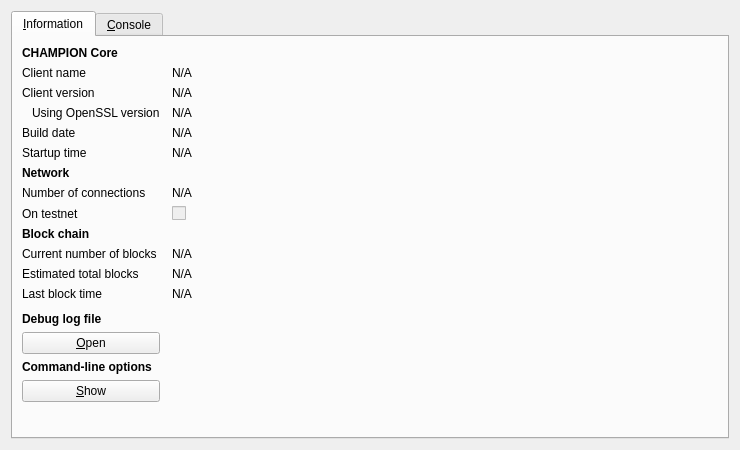
<?xml version="1.0" encoding="UTF-8"?>
<ui version="4.0">
 <class>RPCConsole</class>
 <widget class="QDialog" name="RPCConsole">
  <property name="geometry">
   <rect>
    <x>0</x>
    <y>0</y>
    <width>740</width>
    <height>450</height>
   </rect>
  </property>
  <property name="windowTitle">
   <string>CHAMPION - Debug window</string>
  </property>
  <layout class="QVBoxLayout" name="verticalLayout_2">
   <item>
    <widget class="QTabWidget" name="tabWidget">
     <property name="currentIndex">
      <number>0</number>
     </property>
     <widget class="QWidget" name="tab_info">
      <attribute name="title">
       <string>&amp;Information</string>
      </attribute>
      <layout class="QGridLayout" name="gridLayout" columnstretch="0,1">
       <property name="horizontalSpacing">
        <number>12</number>
       </property>
       <item row="0" column="0">
        <widget class="QLabel" name="label_9">
         <property name="font">
          <font>
           <weight>75</weight>
           <bold>true</bold>
          </font>
         </property>
         <property name="text">
          <string>CHAMPION Core</string>
         </property>
        </widget>
       </item>
       <item row="1" column="0">
        <widget class="QLabel" name="label_5">
         <property name="text">
          <string>Client name</string>
         </property>
        </widget>
       </item>
       <item row="1" column="1">
        <widget class="QLabel" name="clientName">
         <property name="cursor">
          <cursorShape>IBeamCursor</cursorShape>
         </property>
         <property name="text">
          <string>N/A</string>
         </property>
         <property name="textFormat">
          <enum>Qt::PlainText</enum>
         </property>
         <property name="textInteractionFlags">
          <set>Qt::LinksAccessibleByMouse|Qt::TextSelectableByKeyboard|Qt::TextSelectableByMouse</set>
         </property>
        </widget>
       </item>
       <item row="2" column="0">
        <widget class="QLabel" name="label_6">
         <property name="text">
          <string>Client version</string>
         </property>
        </widget>
       </item>
       <item row="2" column="1">
        <widget class="QLabel" name="clientVersion">
         <property name="cursor">
          <cursorShape>IBeamCursor</cursorShape>
         </property>
         <property name="text">
          <string>N/A</string>
         </property>
         <property name="textFormat">
          <enum>Qt::PlainText</enum>
         </property>
         <property name="textInteractionFlags">
          <set>Qt::LinksAccessibleByMouse|Qt::TextSelectableByKeyboard|Qt::TextSelectableByMouse</set>
         </property>
        </widget>
       </item>
       <item row="3" column="0">
        <widget class="QLabel" name="label_14">
         <property name="text">
          <string>Using OpenSSL version</string>
         </property>
         <property name="indent">
          <number>10</number>
         </property>
        </widget>
       </item>
       <item row="3" column="1">
        <widget class="QLabel" name="openSSLVersion">
         <property name="cursor">
          <cursorShape>IBeamCursor</cursorShape>
         </property>
         <property name="text">
          <string>N/A</string>
         </property>
         <property name="textFormat">
          <enum>Qt::PlainText</enum>
         </property>
         <property name="textInteractionFlags">
          <set>Qt::LinksAccessibleByMouse|Qt::TextSelectableByKeyboard|Qt::TextSelectableByMouse</set>
         </property>
        </widget>
       </item>
       <item row="4" column="0">
        <widget class="QLabel" name="label_12">
         <property name="text">
          <string>Build date</string>
         </property>
        </widget>
       </item>
       <item row="4" column="1">
        <widget class="QLabel" name="buildDate">
         <property name="cursor">
          <cursorShape>IBeamCursor</cursorShape>
         </property>
         <property name="text">
          <string>N/A</string>
         </property>
         <property name="textFormat">
          <enum>Qt::PlainText</enum>
         </property>
         <property name="textInteractionFlags">
          <set>Qt::LinksAccessibleByMouse|Qt::TextSelectableByKeyboard|Qt::TextSelectableByMouse</set>
         </property>
        </widget>
       </item>
       <item row="5" column="0">
        <widget class="QLabel" name="label_13">
         <property name="text">
          <string>Startup time</string>
         </property>
        </widget>
       </item>
       <item row="5" column="1">
        <widget class="QLabel" name="startupTime">
         <property name="cursor">
          <cursorShape>IBeamCursor</cursorShape>
         </property>
         <property name="text">
          <string>N/A</string>
         </property>
         <property name="textFormat">
          <enum>Qt::PlainText</enum>
         </property>
         <property name="textInteractionFlags">
          <set>Qt::LinksAccessibleByMouse|Qt::TextSelectableByKeyboard|Qt::TextSelectableByMouse</set>
         </property>
        </widget>
       </item>
       <item row="6" column="0">
        <widget class="QLabel" name="label_11">
         <property name="font">
          <font>
           <weight>75</weight>
           <bold>true</bold>
          </font>
         </property>
         <property name="text">
          <string>Network</string>
         </property>
        </widget>
       </item>
       <item row="7" column="0">
        <widget class="QLabel" name="label_7">
         <property name="text">
          <string>Number of connections</string>
         </property>
        </widget>
       </item>
       <item row="7" column="1">
        <widget class="QLabel" name="numberOfConnections">
         <property name="cursor">
          <cursorShape>IBeamCursor</cursorShape>
         </property>
         <property name="text">
          <string>N/A</string>
         </property>
         <property name="textFormat">
          <enum>Qt::PlainText</enum>
         </property>
         <property name="textInteractionFlags">
          <set>Qt::LinksAccessibleByMouse|Qt::TextSelectableByKeyboard|Qt::TextSelectableByMouse</set>
         </property>
        </widget>
       </item>
       <item row="8" column="0">
        <widget class="QLabel" name="label_8">
         <property name="text">
          <string>On testnet</string>
         </property>
        </widget>
       </item>
       <item row="8" column="1">
        <widget class="QCheckBox" name="isTestNet">
         <property name="enabled">
          <bool>false</bool>
         </property>
         <property name="text">
          <string/>
         </property>
        </widget>
       </item>
       <item row="9" column="0">
        <widget class="QLabel" name="label_10">
         <property name="font">
          <font>
           <weight>75</weight>
           <bold>true</bold>
          </font>
         </property>
         <property name="text">
          <string>Block chain</string>
         </property>
        </widget>
       </item>
       <item row="10" column="0">
        <widget class="QLabel" name="label_3">
         <property name="text">
          <string>Current number of blocks</string>
         </property>
        </widget>
       </item>
       <item row="10" column="1">
        <widget class="QLabel" name="numberOfBlocks">
         <property name="cursor">
          <cursorShape>IBeamCursor</cursorShape>
         </property>
         <property name="text">
          <string>N/A</string>
         </property>
         <property name="textFormat">
          <enum>Qt::PlainText</enum>
         </property>
         <property name="textInteractionFlags">
          <set>Qt::LinksAccessibleByMouse|Qt::TextSelectableByKeyboard|Qt::TextSelectableByMouse</set>
         </property>
        </widget>
       </item>
       <item row="11" column="0">
        <widget class="QLabel" name="label_4">
         <property name="text">
          <string>Estimated total blocks</string>
         </property>
        </widget>
       </item>
       <item row="11" column="1">
        <widget class="QLabel" name="totalBlocks">
         <property name="cursor">
          <cursorShape>IBeamCursor</cursorShape>
         </property>
         <property name="text">
          <string>N/A</string>
         </property>
         <property name="textFormat">
          <enum>Qt::PlainText</enum>
         </property>
         <property name="textInteractionFlags">
          <set>Qt::LinksAccessibleByMouse|Qt::TextSelectableByKeyboard|Qt::TextSelectableByMouse</set>
         </property>
        </widget>
       </item>
       <item row="12" column="0">
        <widget class="QLabel" name="label_2">
         <property name="text">
          <string>Last block time</string>
         </property>
        </widget>
       </item>
       <item row="12" column="1">
        <widget class="QLabel" name="lastBlockTime">
         <property name="cursor">
          <cursorShape>IBeamCursor</cursorShape>
         </property>
         <property name="text">
          <string>N/A</string>
         </property>
         <property name="textFormat">
          <enum>Qt::PlainText</enum>
         </property>
         <property name="textInteractionFlags">
          <set>Qt::LinksAccessibleByMouse|Qt::TextSelectableByKeyboard|Qt::TextSelectableByMouse</set>
         </property>
        </widget>
       </item>
       <item row="13" column="0">
        <spacer name="verticalSpacer_2">
         <property name="orientation">
          <enum>Qt::Vertical</enum>
         </property>
         <property name="sizeHint" stdset="0">
          <size>
           <width>20</width>
           <height>20</height>
          </size>
         </property>
        </spacer>
       </item>
       <item row="14" column="0">
        <widget class="QLabel" name="labelDebugLogfile">
         <property name="font">
          <font>
           <weight>75</weight>
           <bold>true</bold>
          </font>
         </property>
         <property name="text">
          <string>Debug log file</string>
         </property>
        </widget>
       </item>
       <item row="15" column="0">
        <widget class="QPushButton" name="openDebugLogfileButton">
         <property name="toolTip">
          <string>Open the CHAMPION debug log file from the current data directory. This can take a few seconds for large log files.</string>
         </property>
         <property name="text">
          <string>&amp;Open</string>
         </property>
         <property name="autoDefault">
          <bool>false</bool>
         </property>
        </widget>
       </item>
       <item row="16" column="0">
        <widget class="QLabel" name="labelCLOptions">
         <property name="font">
          <font>
           <weight>75</weight>
           <bold>true</bold>
          </font>
         </property>
         <property name="text">
          <string>Command-line options</string>
         </property>
        </widget>
       </item>
       <item row="17" column="0">
        <widget class="QPushButton" name="showCLOptionsButton">
         <property name="toolTip">
          <string>Show the CHAMPION-Qt help message to get a list with possible CHAMPION command-line options.</string>
         </property>
         <property name="text">
          <string>&amp;Show</string>
         </property>
         <property name="autoDefault">
          <bool>false</bool>
         </property>
        </widget>
       </item>
       <item row="18" column="0">
        <spacer name="verticalSpacer">
         <property name="orientation">
          <enum>Qt::Vertical</enum>
         </property>
         <property name="sizeHint" stdset="0">
          <size>
           <width>20</width>
           <height>40</height>
          </size>
         </property>
        </spacer>
       </item>
      </layout>
     </widget>
     <widget class="QWidget" name="tab_console">
      <attribute name="title">
       <string>&amp;Console</string>
      </attribute>
      <layout class="QVBoxLayout" name="verticalLayout_3">
       <property name="spacing">
        <number>3</number>
       </property>
       <item>
        <widget class="QTextEdit" name="messagesWidget">
         <property name="minimumSize">
          <size>
           <width>0</width>
           <height>100</height>
          </size>
         </property>
         <property name="readOnly">
          <bool>true</bool>
         </property>
         <property name="tabKeyNavigation" stdset="0">
          <bool>false</bool>
         </property>
         <property name="columnCount" stdset="0">
          <number>2</number>
         </property>
        </widget>
       </item>
       <item>
        <layout class="QHBoxLayout" name="horizontalLayout">
         <property name="spacing">
          <number>3</number>
         </property>
         <item>
          <widget class="QLabel" name="label">
           <property name="text">
            <string notr="true">&gt;</string>
           </property>
          </widget>
         </item>
         <item>
          <widget class="QLineEdit" name="lineEdit"/>
         </item>
         <item>
          <widget class="QPushButton" name="clearButton">
           <property name="maximumSize">
            <size>
             <width>24</width>
             <height>24</height>
            </size>
           </property>
           <property name="toolTip">
            <string>Clear console</string>
           </property>
           <property name="text">
            <string/>
           </property>
           <property name="icon">
            <iconset resource="../bitcoin.qrc">
             <normaloff>:/icons/remove</normaloff>:/icons/remove</iconset>
           </property>
           <property name="shortcut">
            <string notr="true">Ctrl+L</string>
           </property>
           <property name="autoDefault">
            <bool>false</bool>
           </property>
          </widget>
         </item>
        </layout>
       </item>
      </layout>
     </widget>
    </widget>
   </item>
  </layout>
 </widget>
 <resources>
  <include location="../bitcoin.qrc"/>
 </resources>
 <connections/>
</ui>
